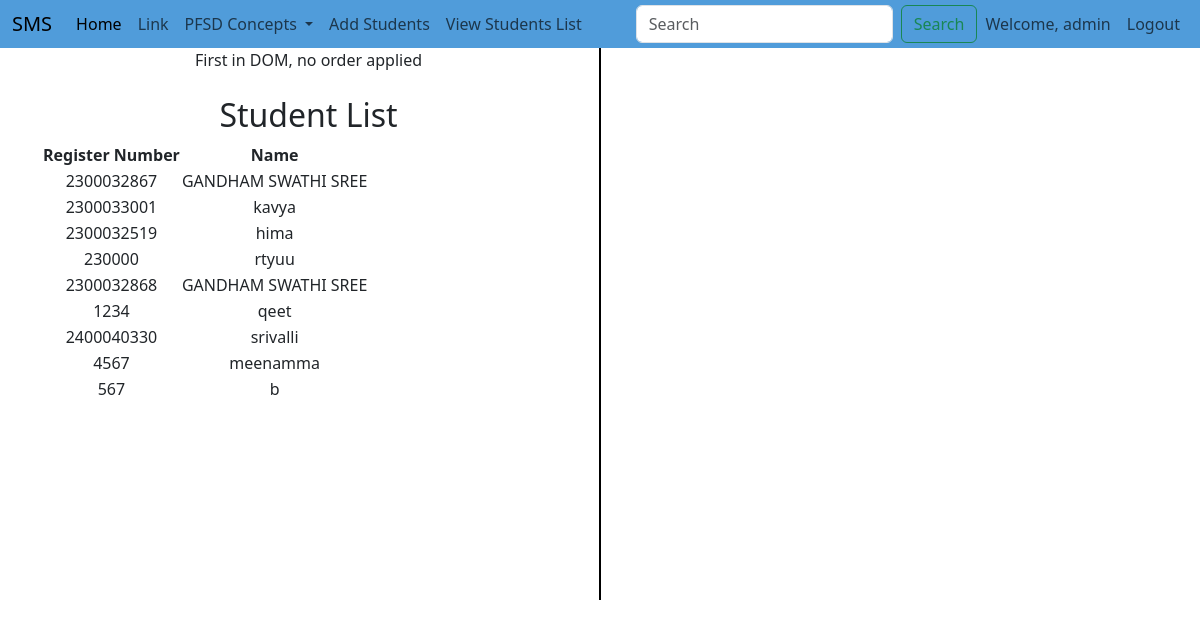
Screenshot of /student_list/ (signed in) with the database file from the repository.
### adminapp/models.py (models this page shows, shortened)
class StudentList(models.Model):
    Register_Number= models.CharField(max_length=10, unique=True)
    Name=models.CharField(max_length=100)
    user = models.OneToOneField(User, on_delete=models.CASCADE,null=True)

### adminapp/views.py (the view)
# urls.py: path('student_list/', views.student_list, name='student_list'),
def student_list(request):
    students = StudentList.objects.all()
    return render(request, 'adminapp/student_list.html',{'students': students})

### templates/adminapp/student_list.html (shortened to what this page needs)
<!DOCTYPE html>
{% extends 'Navbar/ProjectNavbar.html' %}
{% load static %}
{% block body %}
<div class="container text-center">
  <div class="row">
    <div class="col">
      First in DOM, no order applied
        <br><br>
            <h2>Student List</h2>
<table>
    <tr>
        <th>Register Number</th>
        <th>Name</th>
    </tr>
    {% for student in students %}
    <tr>
        <td>{{ student.Register_Number }}</td>
        <td>{{ student.Name }}</td>
    </tr>
    {% endfor %}
</table>
    </div>
      <br><br><br><br><br><br><br><br><br><br><br><br><br><br><br><br>
      <br><br><br><br><br><br><br>
       <div class="col-auto d-flex align-items-center">
      <div style="border-left: 2px solid black; height: 100%;"></div>
    </div>
    <div class="col">
        <br><br>
    </div>
  </div>
</div>
{% endblock %}

### templates/NavBar/ProjectNavbar.html (shortened to what this page needs)
<!DOCTYPE html>
<html lang="en">
<head>
  <link href="https://cdn.jsdelivr.net/npm/bootstrap@5.3.3/dist/css/bootstrap.min.css" rel="stylesheet">
</head>
<body>
<nav class="navbar navbar-expand-lg flex-shrink-0 py-sm-1" style="background-color:#509cda">
  <div class="container-fluid">
    <a class="navbar-brand" href="{% url 'projecthomepage'%}">SMS</a>
    <div class="collapse navbar-collapse" id="navbarSupportedContent">
      <ul class="navbar-nav me-auto mb-2 mb-lg-0">
        <li class="nav-item">
          <a class="nav-link active" aria-current="page" href="#">Home</a>
        </li>
        <li class="nav-item">
          <a class="nav-link" href="#">Link</a>
        </li>
        <li class="nav-item dropdown">
          <a class="nav-link dropdown-toggle" href="#" role="button" data-bs-toggle="dropdown" aria-expanded="false">
            PFSD Concepts
          </a>
        </li>
          <li class="nav-item">
          <a class="nav-link" href="{% url 'add_student' %}">Add Students</a>
        </li>
                            <li class="nav-item">
          <a class="nav-link" href="{% url 'student_list' %}">View Students List</a>
        </li>
      </ul>
      <form class="d-flex" role="search">
        <input class="form-control me-2" type="search" placeholder="Search" aria-label="Search">
        <button class="btn btn-outline-success" type="submit">Search</button>
      </form>
    </div>
    <ul  class="navbar-nav ms-auto">
<li>
        {% if user.is_authenticated %}
        <li class="nav-item">
        <span class="nav-link">Welcome, {{ user.username }}</span>
    </li>
          <li class="nav-item">
          <a class="nav-link" href="{% url 'logout' %}">Logout</a>
          </li>
        {% endif %}
 </li>
      </ul>
  </div>
</nav>
{% block body %}
{% endblock %}
</body>
</html>

### rows the page displays
StudentList: Register_Number "2300032867", Name "GANDHAM SWATHI SREE"
StudentList: Register_Number "2300033001", Name "kavya"
StudentList: Register_Number "2300032519", Name "hima"
StudentList: Register_Number "230000", Name "rtyuu"
StudentList: Register_Number "2300032868", Name "GANDHAM SWATHI SREE"
StudentList: Register_Number "1234", Name "qeet"
StudentList: Register_Number "2400040330", Name "srivalli"
StudentList: Register_Number "4567", Name "meenamma"
StudentList: Register_Number "567", Name "b"

### other values shown
{{ user.username }} "admin"
